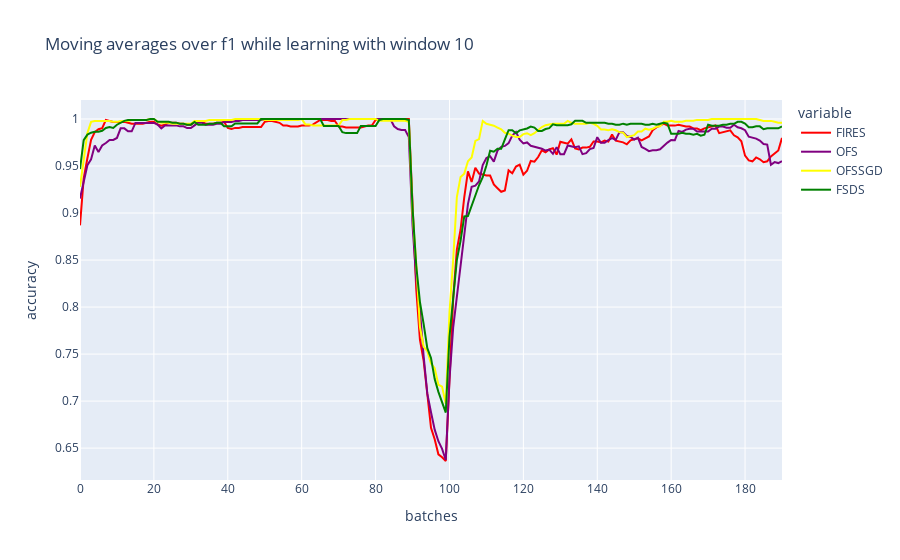

Here is the notebook cell this chart was saved with:
### Code cell
#moving averages
title = "Moving averages over f1 while learning with window {}".format(n_window)
col_names = ["FIRES", "OFS", "OFSSGD", "FSDS"]
d = {"FIRES":fires_f1, "OFS":ofs_f1, 
"OFSSGD":ofssgd_f1, "FSDS":fsds_f1}
df = pd.DataFrame(d, columns=col_names)
fig = px.line(df, y=col_names, title=title, labels={"index":"batches", "value":"accuracy"}, color_discrete_map={'FIRES': 'red', 
                                                   'FSDS': 'green', 'OFS': 'purple', "OFSSGD":"yellow", "random":"cyan"})
fig.show()

### Figure 1 — Plotly figure (JSON) as saved in the notebook; plotly's stock layout.template omitted (floating-point values rounded to 4 significant figures; data arrays with more than 128 entries replaced by an {"elided": "..."} marker saying what was removed)
{"data": [{"hovertemplate": "variable=FIRES<br>batches=%{x}<br>accuracy=%{y}<extra></extra>", "legendgroup": "FIRES", "line": {"color": "red", "dash": "solid"}, "mode": "lines", "name": "FIRES", "orientation": "v", "showlegend": true, "type": "scatter", "x": {"elided": "191 int values"}, "xaxis": "x", "y": {"elided": "191 float values"}, "yaxis": "y"}, {"hovertemplate": "variable=OFS<br>batches=%{x}<br>accuracy=%{y}<extra></extra>", "legendgroup": "OFS", "line": {"color": "purple", "dash": "solid"}, "mode": "lines", "name": "OFS", "orientation": "v", "showlegend": true, "type": "scatter", "x": {"elided": "191 int values"}, "xaxis": "x", "y": {"elided": "191 float values"}, "yaxis": "y"}, {"hovertemplate": "variable=OFSSGD<br>batches=%{x}<br>accuracy=%{y}<extra></extra>", "legendgroup": "OFSSGD", "line": {"color": "yellow", "dash": "solid"}, "mode": "lines", "name": "OFSSGD", "orientation": "v", "showlegend": true, "type": "scatter", "x": {"elided": "191 int values"}, "xaxis": "x", "y": {"elided": "191 float values"}, "yaxis": "y"}, {"hovertemplate": "variable=FSDS<br>batches=%{x}<br>accuracy=%{y}<extra></extra>", "legendgroup": "FSDS", "line": {"color": "green", "dash": "solid"}, "mode": "lines", "name": "FSDS", "orientation": "v", "showlegend": true, "type": "scatter", "x": {"elided": "191 int values"}, "xaxis": "x", "y": {"elided": "191 float values"}, "yaxis": "y"}], "layout": {"legend": {"title": {"text": "variable"}, "tracegroupgap": 0}, "title": {"text": "Moving averages over f1 while learning with window 10"}, "xaxis": {"anchor": "y", "domain": [0, 1], "title": {"text": "batches"}}, "yaxis": {"anchor": "x", "domain": [0, 1], "title": {"text": "accuracy"}}}}
